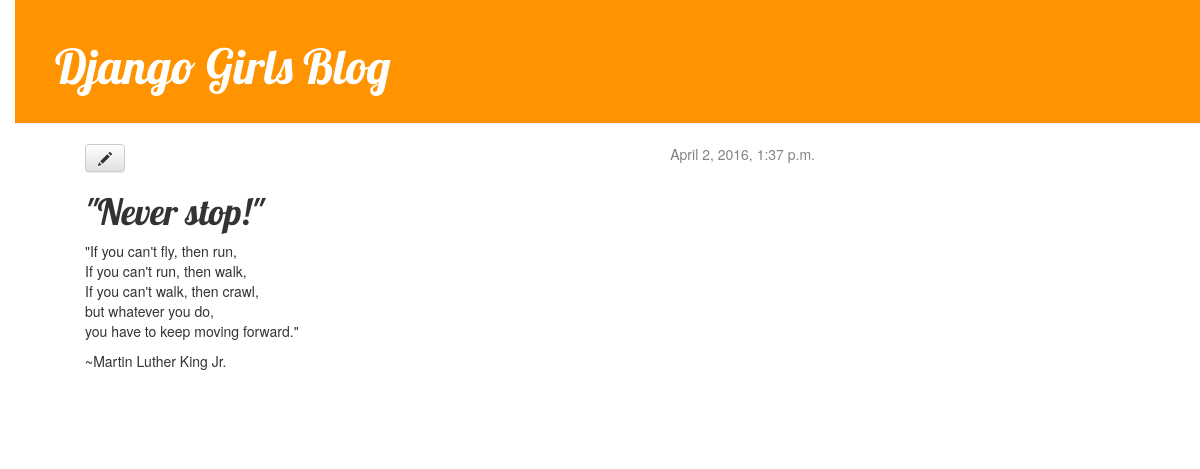
The app's page /post/2/ with its own data.
### blog/models.py (models this page shows, shortened)
class Post(models.Model):
	author = models.ForeignKey('auth.User')
	title = models.CharField(max_length=200)
	text = models.TextField()
	created_date = models.DateTimeField(
		default=timezone.now)
	published_date = models.DateTimeField(
		blank=True, null=True)

### blog/views.py (the view)
# urls.py: url(r'^post/(?P<pk>[0-9]+)/$', views.post_detail, name='post_detail'),
def post_detail(request, pk):
	post = get_object_or_404(Post, pk=pk)
	return render(request, 'blog/post_detail.html', {'post': post})

### blog/templates/blog/post_detail.html
{% extends "blog/base.html" %}
{% block content %}
	<div class="post">
		{% if post.published_date %}
			<div class="date">
				{{ post.published_date }}
			</div>
		{% endif %}
		<a class="btn btn-default" href="{% url "post_edit" pk=post.pk %}"><span class="glyphicon glyphicon-pencil"></span></a>
		<h1>{{ post.title }}</h1>
		<p>{{ post.text|linebreaks }}</p>
	</div>
{% endblock %}

### blog/static/css/blog.css (style rules this page uses)
body { padding-left: 15px; }
h1, h2, h3, h4 { font-family: 'Lobster', cursive; }
.date { float: right; color: #828282; }
.post { margin-bottom: 70px; }

### records on screen
Post: published_date "April 2, 2016, 1:37 p.m.", title "\"Never stop!\"", text "\"If you can't fly, then run, If you can't run, then walk, If you can't walk, then crawl, but whatever you do, you have to keep moving forward.\" ~Martin Luther King Jr."
